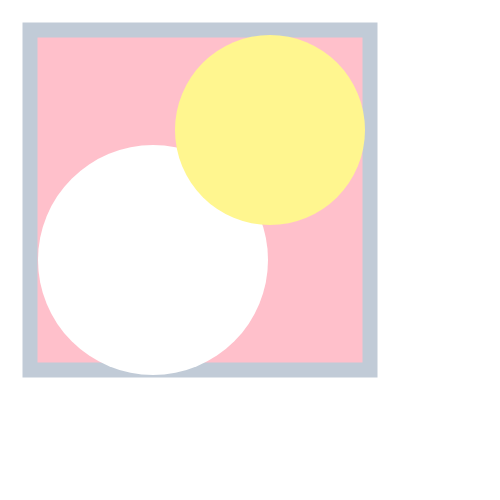
Frame 1 (no input)
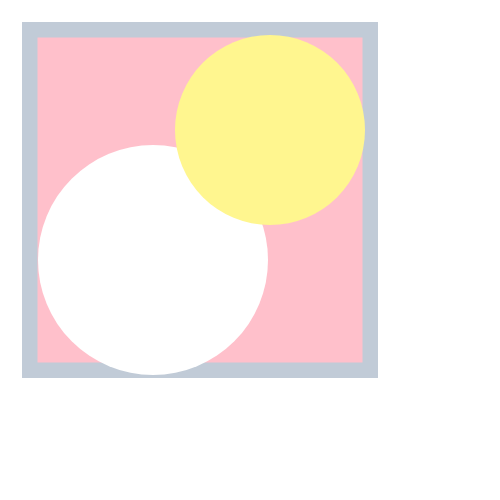
Frame 60 (no input)
Frame 120 (the mouse pressed at the canvas centre since frame 60): identical to frame 60, image omitted

The p5.js sketch that drew these frames (run headless with seeded random() and noise() and a simulated clock; from frame 60 on, the mouse is pressed at the canvas centre):

// p5.js sketch
// ── sketch.js
//學號:3B052031
//姓名:林憶筠
//色彩的意象(淡色調，氣質，溫柔，夢幻的)
function setup() {
  createCanvas(500, 500);
}
function draw() {
  //正方形
  stroke(193,203,215);
  strokeWeight(15);
  fill(255,192,203);
  rect(30,30,340,340);
  //白圓
  fill(255,255,255);
  strokeWeight(0)
  ellipse(153,260,230,230);
  //黃圓
  fill(255,246,143);
  strokeWeight(0);
  ellipse(270,130,190,190);
}
